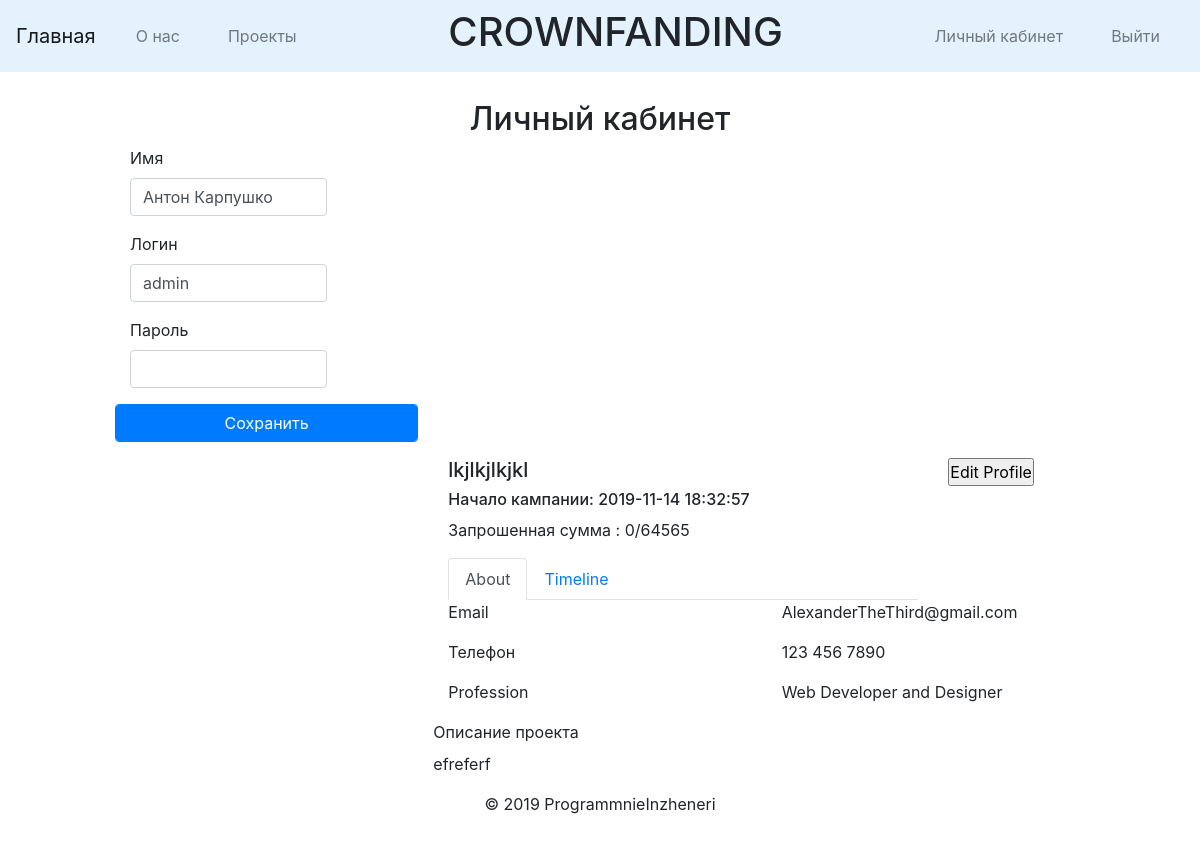
The app's page /profile.php (signed in), older data.
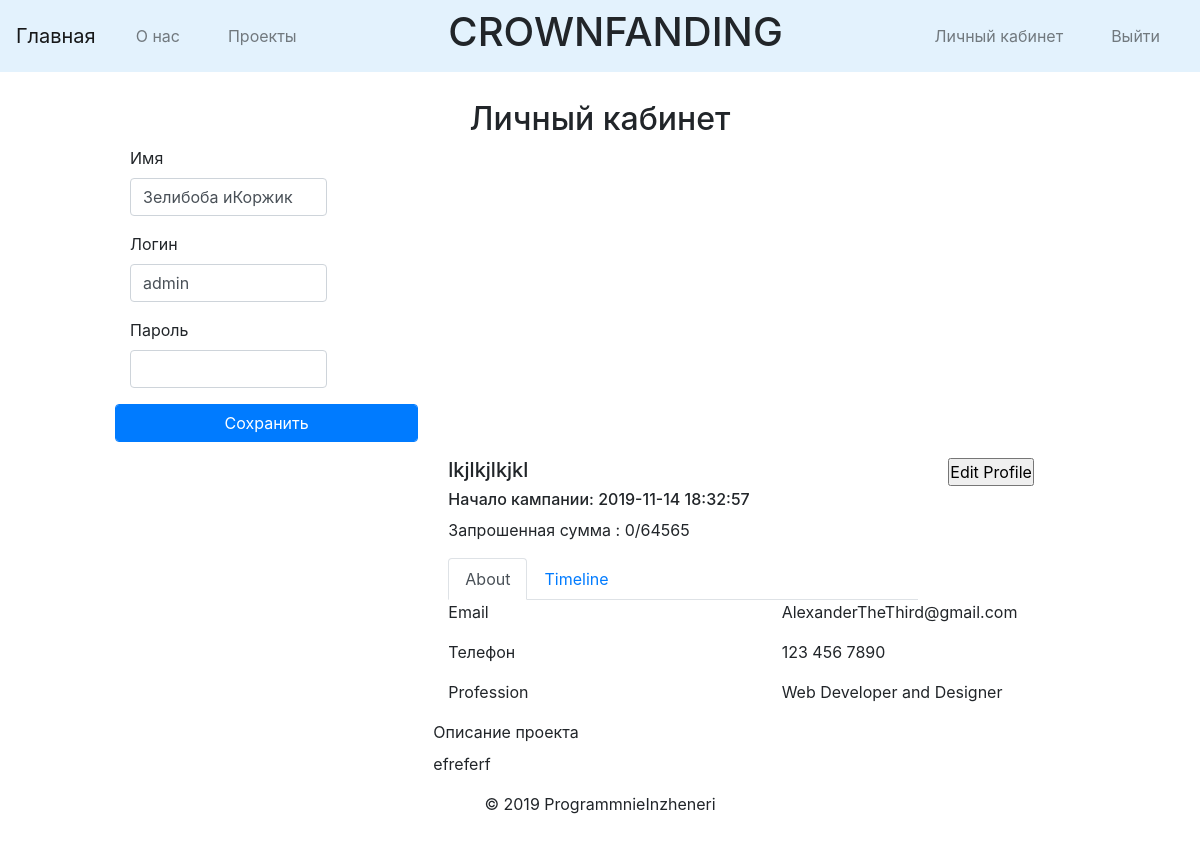
The same page, newer data.
### tables this page shows
CREATE TABLE `users` (
  `id` int(11) NOT NULL,
  `name` varchar(256) NOT NULL,
  `login` varchar(128) NOT NULL,
  `password` varchar(256) NOT NULL,
  `email` varchar(256) NOT NULL,
  `phone` bigint(20) NOT NULL,
  `adress` text NOT NULL
);

### common.php (the view, shortened to what the changed rows need)
<?php
$config=array();
$link = null;
function getProjectHtml($id)
{
    global $link;
    $query =
        'SELECT
        projects.id,
        projects.userId,
        projects.name,
        projects.description,
        projects.requestedFunds,
        projects.currentFunds,
        projects.tStamp,
        projects.period
    FROM projects
    WHERE projects.id = '.$id;
    $result = mysqli_query($link, $query);
    if (mysqli_num_rows($result) == 0) {
        $c = '<p class="text-center alert-warning">Нет данных</p>';
    } else {
        $row = mysqli_fetch_assoc($result);
        $userId = $row['userId'];
        $name = $row['name'];
        $description = $row['description'];
        $requestedFunds = $row['requestedFunds'];
        $currentFunds = $row['currentFunds'];
        $tStamp = $row['tStamp'];
        $period = $row['period'];
        $c =
            "
			<link href='//maxcdn.bootstrapcdn.com/bootstrap/4.1.1/css/bootstrap.min.css' rel='stylesheet' id='bootstrap-css'>
<div class='container emp-profile'>
            <form method='post'>
                <div class='row'>
                                       $name
                                        Начало кампании: $tStamp
                                    <p class='proile-rating'>Запрошенная сумма : <span>$currentFunds/$requestedFunds</span></p>
                </div>
             <div class='row'>
                                                <label>$userId</label>
                                        <p>$description</p>
                </div>
            </form>
        </div>
			<!-- Название проекта $name,
            Запрошенная сумма $requestedFunds,
            Текущие сборы $currentFunds,
            Дата запуска кампании $tStamp,
            Период Кампании $period,
            id пользователя $userId ";
    }
    return $c;
}
function getUserProjectsPanelHtml($userId)
{
    global $link;
    $activeProjectsQuery =
        'SELECT
            projects.id,
            projects.name
        FROM projects
        WHERE projects.userId = '.$userId.'
        AND NOT TIMESTAMPDIFF(
            DAY, CURRENT_TIMESTAMP, DATE_ADD(projects.tStamp,
            INTERVAL projects.period DAY)) < 0';
    $activeProjectsResult = mysqli_query($link, $activeProjectsQuery);
    $archiveProjectsQuery =
        'SELECT
            projects.id,
            projects.name
        FROM projects
        WHERE projects.userId = '.$userId.'
        AND TIMESTAMPDIFF(
            DAY, CURRENT_TIMESTAMP, DATE_ADD(projects.tStamp,
            INTERVAL projects.period DAY)) < 0';
    $archiveProjectsResult = mysqli_query($link, $archiveProjectsQuery);
    $activeProjectsList = getHtmlList($activeProjectsResult);
    $archivedProjectsList = getHtmlList($archiveProjectsResult);
    $panel =
        "Активные проекты:
        $activeProjectsList
        Архивные проекты:
        $archivedProjectsList";
    return $panel;
}
function getHtmlList($result)
{
    global $config;
    $list = '';
    if (mysqli_num_rows($result) == 0) {
        $list = '<p class="text-center alert-warning">Нет проектов</p>';
    } else {
        $list .= '<ul>';
        while ($row = mysqli_fetch_assoc($result))
        {
            $id = $row['id'];
            $name = $row['name'];
            $list .=
                "<li><a href = '".$config['site_url']."profile.php?id=$id'>$name</a></li>";
        }
        $list .= '</ul>';
    }
    return $list;
}
function isAdmin()
{
    if (session_status()!==PHP_SESSION_ACTIVE)
        return FALSE;
    else
        if (isset($_SESSION['Id']))
            return TRUE;
        else
            return FALSE;
}
function getHeader()
{
    global $config;
    if (isAdmin())
    {
        return
            '<nav class="navbar navbar-expand-sm navbar-light fixed-top p" style="background-color: #e3f2fd;">
    <a class="navbar-brand" href="'.$config['site_url'].'">Главная</a>
    <button class="navbar-toggler" type="button" data-toggle="collapse" data-
    target="#navbarNavAltMarkup" aria-controls="navbarNavAltMarkup" aria-
    expanded="false" aria-label="Toggle navigation">
    <span class="navbar-toggler-icon"></span>
    </button>
    <div class="collapse navbar-collapse" id="navbarNavAltMarkup">
		<div class="navbar-nav mr-auto">
		<a class="nav-item nav-link mx-3" href="about.php">О нас</a>
        <a class="nav-item nav-link mx-3" href="#">Проекты</a>
		</div>
		<h1 class="mm-auto text-center">CROWNFANDING</h1>
        <div class="navbar-nav ml-auto">
            <!-- <a class="nav-item nav-link mx-3" href="#">Home <span class="sr-only">(current)
            </span></a>
			-->
            <a class="nav-item nav-link mx-3" href="profile.php">Личный кабинет</a>
            <a class="nav-item nav-link mx-3" href="logout.php">Выйти</a>
        </div>
</nav>';
    }
}
function template($params=array())
{
    echo
        '<!DOCTYPE html>
<html>
<head>
	<meta charset="utf-8" />
	<title>'._a($params,'title').'</title>
	<meta name="keywords" content="'._a($params,'keywords').'" />
	<meta name="description" content="'._a($params,'description').'" />
	<link href="css/style.css" rel="stylesheet">
  <link href="bootstrap/css/bootstrap.min.css" rel="stylesheet">
  <!--[if lt IE 9]>
    <script src="https://oss.maxcdn.com/html5shiv/3.7.2/html5shiv.min.js"></script>
    <script src="https://oss.maxcdn.com/respond/1.4.2/respond.min.js"></script>
  <![endif]-->
</head>
<body>
<div class="wrapper">
	<header class="header row">
	'.getHeader().'
	</header>
  <main class="content">
    '._a($params,'content').'
  </main>
</div>
  <footer class="footer">
    <p class="text-center">&copy;&nbsp;2019&nbsp;ProgrammnieInzheneri</p>
  </footer>
  <script src="https://ajax.googleapis.com/ajax/libs/jquery/1.11.3/jquery.min.js"></script>
  <script src="bootstrap/js/bootstrap.min.js"></script>
</body>
</html>';
}
function _a($array,$key)
{
    $result='';
    if ($array AND is_array($array) AND isset($array[$key]))
        $result=$array[$key];
    return $result;
}

### profile.php
<?php
	require_once 'bootstrap.php';
	if (isAdmin())
	{
		$param['title']='Личный кабинет';
		$sessionId = isset($_SESSION['Id']) ? $_SESSION['Id'] : -1;
		$id = isset($_GET['id']) ? $_GET['id'] : getIdOfFirstActiveUserProject($sessionId);
		$result=mysqli_query($link, 'SELECT * FROM users WHERE id='.$sessionId);
		if ($row=mysqli_fetch_assoc($result))
		{
		    $projectsPanel = getUserProjectsPanelHtml($sessionId);
		    $project = getProjectHtml($id);
			$param['content']=
            '<h2 class="col-md-12 text-center">Личный кабинет</h1>
            <form class="col-md-4 col-md-offset-4 form-horizontal" method="post" action="update_profile.php">
                <input type="hidden" name="Id" value="'.$_SESSION['Id'].'"/>
                <div class="form-group">
                    <label class="col-sm-3 control-label" for="Name">Имя</label>
                    <div class="col-sm-9">
                        <input id="Name" name="Name" class="form-group form-control" type="text" value="'.$row['name'].'"/>
                    </div>
                </div>
                <div class="form-group">
                    <label class="col-sm-3 control-label" for="Login">Логин</label>
                    <div class="col-sm-9">
                        <input id="Login" name="Login" class="form-group form-control" type="text" value="'.$row['login'].'"/>
                    </div>
                </div>
                <div class="form-group">
                    <label class="col-sm-3 control-label" for="Password">Пароль</label>
                    <div class="col-sm-9">
                        <input id="Password" name="Password" class="form-group form-control" type="text" value=""/>
                    </div>
                </div>
                <input class="form-group form-control btn-primary" type="submit" value="Сохранить"/>
            </form>'
            .$project
            .$projectsPanel;
		}
		else
		{
			$param['content']='Неверный Admin.Id = '.$_SESSION['Id'];
		}
		template($param);
	}
	else
		header('location:'.$config['site_url']);

Row changes from the older to the newer data that the page shows:
changed users "admin": Name "Антон Карпушко" → "Зелибоба иКоржик"
